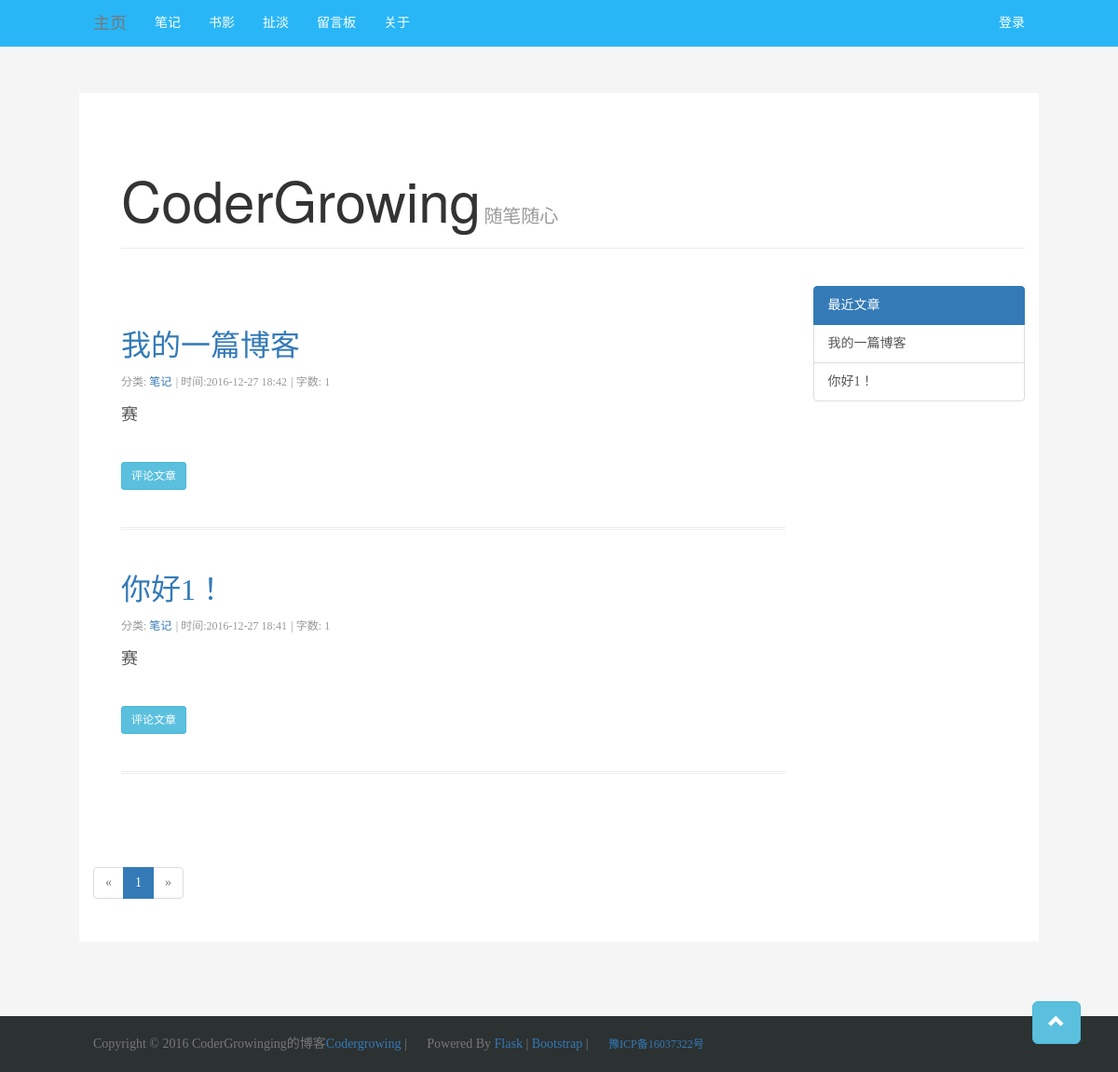
Screenshot of /article-type/笔记 with the database file from the repository.
### app/models.py (models this page shows, shortened)
class Article(db.Model):
    __tablename__ = 'articles'
    id = db.Column(db.Integer, primary_key=True)
    heading = db.Column(db.Text)
    body = db.Column(db.Text)
    article_type = db.Column(db.Text)
    article_len = db.Column(db.Integer)
    permission = db.Column(db.String(64))
    timestamp = db.Column(db.String(64), index=True, default=datetime.now)
    edit_timestamp = db.Column(db.String(64), index=True, default=datetime.now)
    comments = db.relationship('Comment', backref='article', lazy='dynamic')
    reply_comments = db.relationship('ReplyComment', backref='article', lazy='dynamic')
    body_html = db.Column(db.Text)

### app/main/views.py (the view)
@main.route('/article-type/<string:type>')
def article_type(type):
    page = request.args.get('page', 1, type=int)
    if current_user.is_authenticated and current_user.role == 'Admin':
        pagination = Article.query.filter_by(article_type=type).order_by(Article.edit_timestamp.desc()).\
            paginate(page, per_page=10, error_out=False)
        limit_posts = Article.query.order_by(Article.edit_timestamp.desc()).all()[0:5]
    else:
        pagination = Article.query.filter_by(article_type=type, permission='common').\
            order_by(Article.edit_timestamp.desc()).paginate(page, per_page=10, error_out=False)
        limit_posts = Article.query.filter_by(permission='common').\
        order_by(Article.edit_timestamp.desc()).all()[0:5]
    posts = pagination.items
    return render_template('article-type.html',type=type, posts=posts, pagination=pagination, limit_posts=limit_posts)

### app/templates/article-type.html (shortened to what this page needs)
{% extends "base.html" %}
{% import "bootstrap/wtf.html" as wtf %}
{% import "_macros.html" as macros %}
{% block head %}
  {{ super() }}
  <link rel="stylesheet" href="{{ url_for("static", filename="blog.css") }}">
{% endblock %}
{% block page_content %}
  {% include "_article.html" %}
  {% if pagination %}
    <div class="pagination">
      {{ macros.pagination_widget(pagination, '.index') }}
    </div>
  {% endif %}
{% endblock %}

### app/templates/_article.html
<div class="blog-header">
  <h1 class="blog-title">CoderGrowing</h1>
  <p class="lead blog-description">随笔随心</p>
  <hr>
</div>
<div class="row">
  <div class="col-sm-9 blog-main">
    <div class="blog-post">
      <div class="article">
        {% for post in posts %}
          <div class="article-border">
          <a href="{{ url_for('main.article', id=post.id, name=post.heading) }}" class="blog-post-title title-link-style">{{ post.heading }}</a><br>
          <span class="blog-post-meta">分类: <a href="{{ url_for('main.article_type', type=post.article_type) }}">{{ post.article_type }}</a></span>
          <span class="blog-post-meta"> | 时间:{{ post.timestamp[0:16]}}</span>
          <span class="blog-post-meta"> | 字数: {{ post.article_len }}</span><br>
          <div class="article-body">
          {% if post.article_len > 400 %}
            <div class="hidd">
              {{ post.body_html | safe}}
            </div>
            <div>
              <span>......</span><br><br>
              <a href="{{ url_for('.article', id=post.id, name=post.heading) }}" class="btn btn-sm btn-info">阅读全文</a>
            </div>
          {% else %}
            <div>
              {{ post.body_html | safe}}
              <br>
              <a href="{{ url_for('.article', id=post.id, name=post.heading) }}#comment" class="btn btn-sm btn-info">评论文章</a>
            </div>
          {% endif %}
          </div>
          </div>
        {% endfor %}
      </div>
    </div>
  </div>
  <div class="col-sm-3">
    <div class="list-group">
      <p class="list-group-item active">
        最近文章
      </p>
       {% for post in limit_posts %}
         <a href="{{ url_for('.article', id=post.id, name=post.heading) }}" class="list-group-item title-link-style">{{ post.heading }}</a>
       {% endfor %}
    </div>
  </div>
</div>

### app/static/style.css (style rules this page uses)
html { position: relative; min-height: 100%; }
body { margin-bottom: 60px; }
.article { padding-left: 30px; }

### app/static/blog.css (style rules this page uses)
body { padding-top: 100px; padding-bottom: 80px; font-family: Georgia, "Times New Roman", Times, serif; color: #555; background-color: #f5f5f5; background-image: url("https://www.transparenttextures.com/patterns/asfalt-dark.png"); }
h1, .h1, h2, .h2, h3, .h3, h4, .h4, h5, .h5, h6, .h6 { margin-top: 0; font-family: "Helvetica Neue", Helvetica, Arial, sans-serif; font-weight: normal; color: #333; }
.blog-header { padding-top: 20px; padding-bottom: 20px; padding-left: 30px; }
.blog-title { margin-top: 30px; margin-bottom: 0; font-size: 60px; font-weight: normal; display: inline; }
.blog-description { display: inline; font-size: 20px; color: #999; }
.blog-main { font-size: 18px; line-height: 1.5; }
.blog-post { margin-bottom: 60px; }
.blog-post-title { margin-bottom: 5px; font-size: 32px; }
.blog-post-meta { font-size: 12px; padding-top: 10px; color: #999; }
.blog-post .title-link-style { text-decoration: none; }
.article-body { padding-top: 10px; }
.article-border { border-bottom:3px double; border-color: #EDEDED; padding-bottom: 40px; padding-top: 40px; }

### rows the page displays
Article: heading "我的一篇博客", article_type "笔记", timestamp "2016-12-27 18:42", article_len "1", body_html "赛"
Article: heading "你好1！", article_type "笔记", timestamp "2016-12-27 18:41", article_len "1", body_html "赛"

### other values shown
{{ p }} "1"
